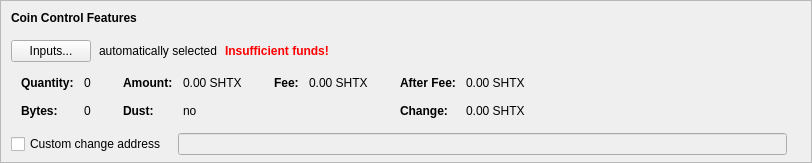
      <widget class="QFrame" name="frameCoinControl">
       <property name="sizePolicy">
        <sizepolicy hsizetype="Expanding" vsizetype="Fixed">
         <horstretch>0</horstretch>
         <verstretch>0</verstretch>
        </sizepolicy>
       </property>
       <property name="maximumSize">
        <size>
         <width>16777215</width>
         <height>16777215</height>
        </size>
       </property>
       <property name="frameShape">
        <enum>QFrame::StyledPanel</enum>
       </property>
       <property name="frameShadow">
        <enum>QFrame::Sunken</enum>
       </property>
       <layout class="QVBoxLayout" name="verticalLayoutCoinControl2">
        <property name="spacing">
         <number>0</number>
        </property>
        <property name="leftMargin">
         <number>0</number>
        </property>
        <property name="topMargin">
         <number>0</number>
        </property>
        <property name="rightMargin">
         <number>0</number>
        </property>
        <property name="bottomMargin">
         <number>6</number>
        </property>
        <item>
         <layout class="QVBoxLayout" name="verticalLayoutCoinControl" stretch="0,0,0,0,0">
          <property name="spacing">
           <number>0</number>
          </property>
          <property name="leftMargin">
           <number>10</number>
          </property>
          <property name="topMargin">
           <number>10</number>
          </property>
          <item>
           <layout class="QHBoxLayout" name="horizontalLayoutCoinControl1">
            <property name="bottomMargin">
             <number>15</number>
            </property>
            <item>
             <widget class="QLabel" name="labelCoinControlFeatures">
              <property name="sizePolicy">
               <sizepolicy hsizetype="Preferred" vsizetype="Maximum">
                <horstretch>0</horstretch>
                <verstretch>0</verstretch>
               </sizepolicy>
              </property>
              <property name="font">
               <font>
                <weight>75</weight>
                <bold>true</bold>
               </font>
              </property>
              <property name="styleSheet">
               <string notr="true">font-weight:bold;</string>
              </property>
              <property name="text">
               <string>Coin Control Features</string>
              </property>
             </widget>
            </item>
           </layout>
          </item>
          <item>
           <layout class="QHBoxLayout" name="horizontalLayoutCoinControl2" stretch="0,0,0,0">
            <property name="spacing">
             <number>8</number>
            </property>
            <property name="bottomMargin">
             <number>10</number>
            </property>
            <item>
             <widget class="QPushButton" name="pushButtonCoinControl">
              <property name="styleSheet">
               <string notr="true"/>
              </property>
              <property name="text">
               <string>Inputs...</string>
              </property>
              <property name="autoDefault">
               <bool>false</bool>
              </property>
             </widget>
            </item>
            <item>
             <widget class="QLabel" name="labelCoinControlAutomaticallySelected">
              <property name="text">
               <string>automatically selected</string>
              </property>
              <property name="margin">
               <number>5</number>
              </property>
             </widget>
            </item>
            <item>
             <widget class="QLabel" name="labelCoinControlInsuffFunds">
              <property name="font">
               <font>
                <weight>75</weight>
                <bold>true</bold>
               </font>
              </property>
              <property name="styleSheet">
               <string notr="true">color:red;font-weight:bold;</string>
              </property>
              <property name="text">
               <string>Insufficient funds!</string>
              </property>
              <property name="margin">
               <number>5</number>
              </property>
             </widget>
            </item>
            <item>
             <spacer name="horizontalSpacerCoinControl">
              <property name="orientation">
               <enum>Qt::Horizontal</enum>
              </property>
              <property name="sizeHint" stdset="0">
               <size>
                <width>40</width>
                <height>1</height>
               </size>
              </property>
             </spacer>
            </item>
           </layout>
          </item>
          <item>
           <widget class="QWidget" name="widgetCoinControl" native="true">
            <property name="sizePolicy">
             <sizepolicy hsizetype="Preferred" vsizetype="Preferred">
              <horstretch>0</horstretch>
              <verstretch>0</verstretch>
             </sizepolicy>
            </property>
            <property name="minimumSize">
             <size>
              <width>0</width>
              <height>0</height>
             </size>
            </property>
            <property name="styleSheet">
             <string notr="true"/>
            </property>
            <layout class="QHBoxLayout" name="horizontalLayoutCoinControl5">
             <property name="leftMargin">
              <number>0</number>
             </property>
             <property name="topMargin">
              <number>0</number>
             </property>
             <property name="rightMargin">
              <number>0</number>
             </property>
             <property name="bottomMargin">
              <number>0</number>
             </property>
             <item>
              <layout class="QHBoxLayout" name="horizontalLayoutCoinControl3" stretch="0,0,0,1">
               <property name="spacing">
                <number>20</number>
               </property>
               <property name="topMargin">
                <number>0</number>
               </property>
               <property name="bottomMargin">
                <number>10</number>
               </property>
               <item>
                <layout class="QFormLayout" name="formLayoutCoinControl1">
                 <property name="horizontalSpacing">
                  <number>10</number>
                 </property>
                 <property name="verticalSpacing">
                  <number>14</number>
                 </property>
                 <property name="leftMargin">
                  <number>10</number>
                 </property>
                 <property name="topMargin">
                  <number>4</number>
                 </property>
                 <property name="rightMargin">
                  <number>6</number>
                 </property>
                 <item row="0" column="0">
                  <widget class="QLabel" name="labelCoinControlQuantityText">
                   <property name="font">
                    <font>
                     <weight>75</weight>
                     <bold>true</bold>
                    </font>
                   </property>
                   <property name="text">
                    <string>Quantity:</string>
                   </property>
                   <property name="margin">
                    <number>0</number>
                   </property>
                  </widget>
                 </item>
                 <item row="0" column="1">
                  <widget class="QLabel" name="labelCoinControlQuantity">
                   <property name="cursor">
                    <cursorShape>IBeamCursor</cursorShape>
                   </property>
                   <property name="contextMenuPolicy">
                    <enum>Qt::ActionsContextMenu</enum>
                   </property>
                   <property name="text">
                    <string notr="true">0</string>
                   </property>
                   <property name="margin">
                    <number>0</number>
                   </property>
                   <property name="textInteractionFlags">
                    <set>Qt::LinksAccessibleByMouse|Qt::TextSelectableByKeyboard|Qt::TextSelectableByMouse</set>
                   </property>
                  </widget>
                 </item>
                 <item row="1" column="0">
                  <widget class="QLabel" name="labelCoinControlBytesText">
                   <property name="font">
                    <font>
                     <weight>75</weight>
                     <bold>true</bold>
                    </font>
                   </property>
                   <property name="text">
                    <string>Bytes:</string>
                   </property>
                  </widget>
                 </item>
                 <item row="1" column="1">
                  <widget class="QLabel" name="labelCoinControlBytes">
                   <property name="cursor">
                    <cursorShape>IBeamCursor</cursorShape>
                   </property>
                   <property name="contextMenuPolicy">
                    <enum>Qt::ActionsContextMenu</enum>
                   </property>
                   <property name="text">
                    <string notr="true">0</string>
                   </property>
                   <property name="textInteractionFlags">
                    <set>Qt::LinksAccessibleByMouse|Qt::TextSelectableByKeyboard|Qt::TextSelectableByMouse</set>
                   </property>
                  </widget>
                 </item>
                </layout>
               </item>
               <item>
                <layout class="QFormLayout" name="formLayoutCoinControl2">
                 <property name="horizontalSpacing">
                  <number>10</number>
                 </property>
                 <property name="verticalSpacing">
                  <number>14</number>
                 </property>
                 <property name="leftMargin">
                  <number>6</number>
                 </property>
                 <property name="topMargin">
                  <number>4</number>
                 </property>
                 <property name="rightMargin">
                  <number>6</number>
                 </property>
                 <item row="0" column="0">
                  <widget class="QLabel" name="labelCoinControlAmountText">
                   <property name="font">
                    <font>
                     <weight>75</weight>
                     <bold>true</bold>
                    </font>
                   </property>
                   <property name="text">
                    <string>Amount:</string>
                   </property>
                   <property name="margin">
                    <number>0</number>
                   </property>
                  </widget>
                 </item>
                 <item row="0" column="1">
                  <widget class="QLabel" name="labelCoinControlAmount">
                   <property name="cursor">
                    <cursorShape>IBeamCursor</cursorShape>
                   </property>
                   <property name="contextMenuPolicy">
                    <enum>Qt::ActionsContextMenu</enum>
                   </property>
                   <property name="text">
                    <string notr="true">0.00 SHTX</string>
                   </property>
                   <property name="textInteractionFlags">
                    <set>Qt::LinksAccessibleByMouse|Qt::TextSelectableByKeyboard|Qt::TextSelectableByMouse</set>
                   </property>
                  </widget>
                 </item>
                 <item row="1" column="0">
                  <widget class="QLabel" name="labelCoinControlLowOutputText">
                   <property name="font">
                    <font>
                     <weight>75</weight>
                     <bold>true</bold>
                    </font>
                   </property>
                   <property name="text">
                    <string>Dust:</string>
                   </property>
                  </widget>
                 </item>
                 <item row="1" column="1">
                  <widget class="QLabel" name="labelCoinControlLowOutput">
                   <property name="cursor">
                    <cursorShape>IBeamCursor</cursorShape>
                   </property>
                   <property name="contextMenuPolicy">
                    <enum>Qt::ActionsContextMenu</enum>
                   </property>
                   <property name="text">
                    <string notr="true">no</string>
                   </property>
                   <property name="textInteractionFlags">
                    <set>Qt::LinksAccessibleByMouse|Qt::TextSelectableByKeyboard|Qt::TextSelectableByMouse</set>
                   </property>
                  </widget>
                 </item>
                </layout>
               </item>
               <item>
                <layout class="QFormLayout" name="formLayoutCoinControl3">
                 <property name="horizontalSpacing">
                  <number>10</number>
                 </property>
                 <property name="verticalSpacing">
                  <number>14</number>
                 </property>
                 <property name="leftMargin">
                  <number>6</number>
                 </property>
                 <property name="topMargin">
                  <number>4</number>
                 </property>
                 <property name="rightMargin">
                  <number>6</number>
                 </property>
                 <item row="0" column="0">
                  <widget class="QLabel" name="labelCoinControlFeeText">
                   <property name="font">
                    <font>
                     <weight>75</weight>
                     <bold>true</bold>
                    </font>
                   </property>
                   <property name="text">
                    <string>Fee:</string>
                   </property>
                   <property name="margin">
                    <number>0</number>
                   </property>
                  </widget>
                 </item>
                 <item row="0" column="1">
                  <widget class="QLabel" name="labelCoinControlFee">
                   <property name="cursor">
                    <cursorShape>IBeamCursor</cursorShape>
                   </property>
                   <property name="contextMenuPolicy">
                    <enum>Qt::ActionsContextMenu</enum>
                   </property>
                   <property name="text">
                    <string notr="true">0.00 SHTX</string>
                   </property>
                   <property name="textInteractionFlags">
                    <set>Qt::LinksAccessibleByMouse|Qt::TextSelectableByKeyboard|Qt::TextSelectableByMouse</set>
                   </property>
                  </widget>
                 </item>
                </layout>
               </item>
               <item>
                <layout class="QFormLayout" name="formLayoutCoinControl4">
                 <property name="horizontalSpacing">
                  <number>10</number>
                 </property>
                 <property name="verticalSpacing">
                  <number>14</number>
                 </property>
                 <property name="leftMargin">
                  <number>6</number>
                 </property>
                 <property name="topMargin">
                  <number>4</number>
                 </property>
                 <property name="rightMargin">
                  <number>6</number>
                 </property>
                 <item row="0" column="0">
                  <widget class="QLabel" name="labelCoinControlAfterFeeText">
                   <property name="font">
                    <font>
                     <weight>75</weight>
                     <bold>true</bold>
                    </font>
                   </property>
                   <property name="text">
                    <string>After Fee:</string>
                   </property>
                   <property name="margin">
                    <number>0</number>
                   </property>
                  </widget>
                 </item>
                 <item row="0" column="1">
                  <widget class="QLabel" name="labelCoinControlAfterFee">
                   <property name="cursor">
                    <cursorShape>IBeamCursor</cursorShape>
                   </property>
                   <property name="contextMenuPolicy">
                    <enum>Qt::ActionsContextMenu</enum>
                   </property>
                   <property name="text">
                    <string notr="true">0.00 SHTX</string>
                   </property>
                   <property name="textInteractionFlags">
                    <set>Qt::LinksAccessibleByMouse|Qt::TextSelectableByKeyboard|Qt::TextSelectableByMouse</set>
                   </property>
                  </widget>
                 </item>
                 <item row="1" column="0">
                  <widget class="QLabel" name="labelCoinControlChangeText">
                   <property name="font">
                    <font>
                     <weight>75</weight>
                     <bold>true</bold>
                    </font>
                   </property>
                   <property name="text">
                    <string>Change:</string>
                   </property>
                  </widget>
                 </item>
                 <item row="1" column="1">
                  <widget class="QLabel" name="labelCoinControlChange">
                   <property name="cursor">
                    <cursorShape>IBeamCursor</cursorShape>
                   </property>
                   <property name="contextMenuPolicy">
                    <enum>Qt::ActionsContextMenu</enum>
                   </property>
                   <property name="text">
                    <string notr="true">0.00 SHTX</string>
                   </property>
                   <property name="textInteractionFlags">
                    <set>Qt::LinksAccessibleByMouse|Qt::TextSelectableByKeyboard|Qt::TextSelectableByMouse</set>
                   </property>
                  </widget>
                 </item>
                </layout>
               </item>
              </layout>
             </item>
            </layout>
           </widget>
          </item>
          <item>
           <layout class="QHBoxLayout" name="horizontalLayoutCoinControl4" stretch="0,0,0">
            <property name="spacing">
             <number>12</number>
            </property>
            <property name="sizeConstraint">
             <enum>QLayout::SetDefaultConstraint</enum>
            </property>
            <property name="topMargin">
             <number>5</number>
            </property>
            <property name="rightMargin">
             <number>5</number>
            </property>
            <item>
             <widget class="QCheckBox" name="checkBoxCoinControlChange">
              <property name="toolTip">
               <string>If this is activated, but the change address is empty or invalid, change will be sent to a newly generated address.</string>
              </property>
              <property name="text">
               <string>Custom change address</string>
              </property>
             </widget>
            </item>
            <item>
             <widget class="QValidatedLineEdit" name="lineEditCoinControlChange">
              <property name="enabled">
               <bool>false</bool>
              </property>
              <property name="sizePolicy">
               <sizepolicy hsizetype="Expanding" vsizetype="Fixed">
                <horstretch>0</horstretch>
                <verstretch>0</verstretch>
               </sizepolicy>
              </property>
             </widget>
            </item>
            <item>
             <widget class="QLabel" name="labelCoinControlChangeLabel">
              <property name="sizePolicy">
               <sizepolicy hsizetype="Preferred" vsizetype="Expanding">
                <horstretch>0</horstretch>
                <verstretch>0</verstretch>
               </sizepolicy>
              </property>
              <property name="minimumSize">
               <size>
                <width>0</width>
                <height>0</height>
               </size>
              </property>
              <property name="text">
               <string/>
              </property>
              <property name="margin">
               <number>3</number>
              </property>
             </widget>
            </item>
           </layout>
          </item>
          <item>
           <spacer name="verticalSpacerCoinControl">
            <property name="orientation">
             <enum>Qt::Vertical</enum>
            </property>
            <property name="sizeHint" stdset="0">
             <size>
              <width>800</width>
              <height>1</height>
             </size>
            </property>
           </spacer>
          </item>
         </layout>
        </item>
       </layout>
      </widget>
